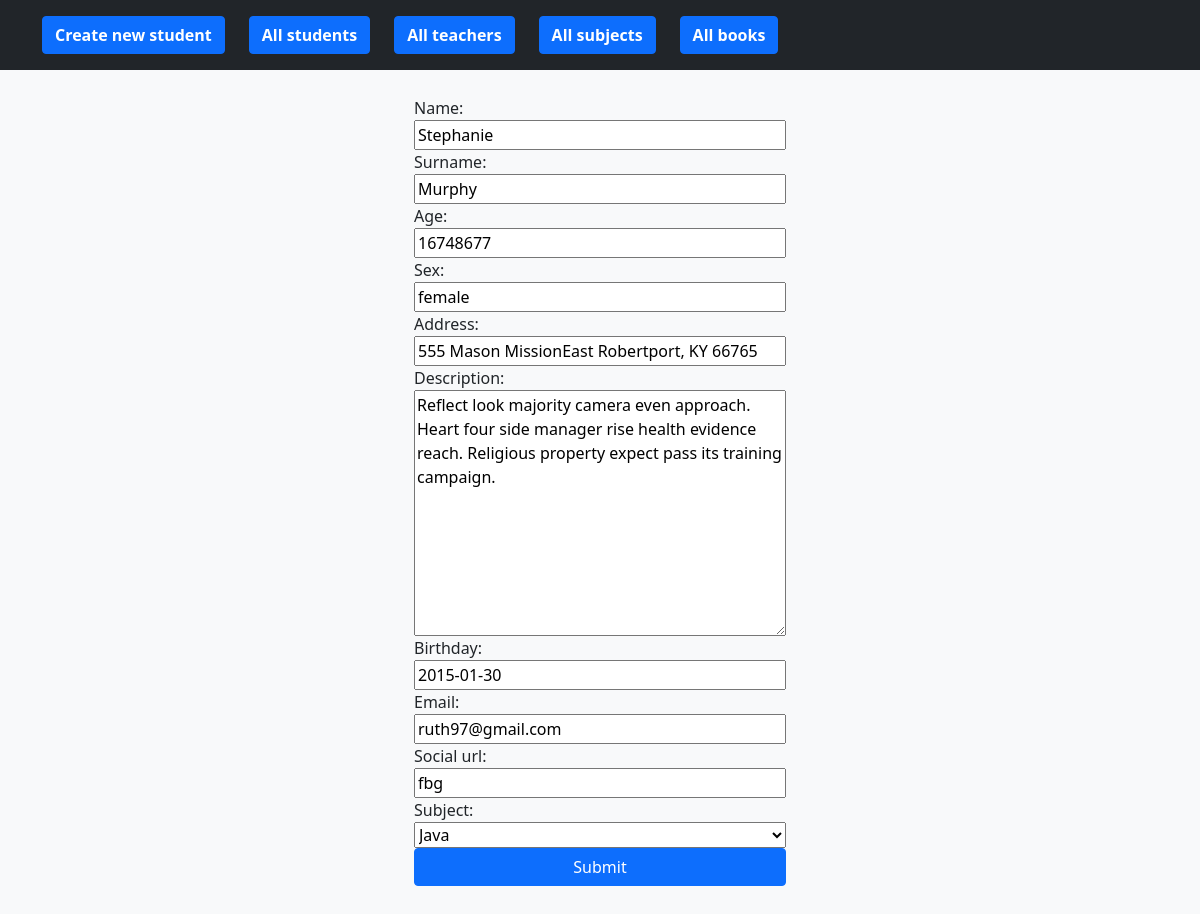
/students/update/2/, run on the app's committed database.
### app/models.py (models this page shows)
class Student(models.Model):
    id = models.AutoField(primary_key=True)
    name = models.CharField(max_length=200)
    surname = models.CharField(max_length=200)
    age = models.IntegerField()
    sex = models.CharField(max_length=200)
    address = models.CharField(max_length=200)
    description = models.TextField()
    birthday = models.CharField(max_length=200)
    email = models.CharField(max_length=200)
    social_url = models.CharField(null=True, max_length=200)
    normalized_name = models.CharField(null=True, max_length=200)
    book = models.OneToOneField('app.Book', on_delete=models.CASCADE,
                                null=True, related_name='student',
                                related_query_name='student')
    subject = models.ForeignKey(to='app.Subject', on_delete=models.SET_NULL,
                                null=True, related_name='students')

### app/views.py (the view)
# urls.py: path('students/update/<pk>/', UpdateStudentView.as_view(),
class UpdateStudentView(UpdateView):
    model = Student
    fields = [
        'name',
        'surname',
        'age',
        'sex',
        'address',
        'description',
        'birthday',
        'email',
        'social_url',
        'subject',
    ]
    template_name = 'student_form.html'
    success_url = reverse_lazy('all_students')

### app/models.py (called while the page is built)
    def __str__(self):
        return self.title

### app/templates/student_form.html (shortened to what this page needs)
{% extends 'base.html' %}
{% block body %}
<div class="album py-5 bg-light mt-5">
    <div class="container">
        <form method="POST" class="d-flex flex-column mx-auto col-md-4">
            {{ form }}
            <button type="submit" class="btn btn-primary">Submit</button>
        </form>
    </div>
</div>
{% endblock %}

### data on the page
Student: name "Stephanie", surname "Murphy", age "16748677", sex "female", address "555 Mason MissionEast Robertport, KY 66765", description "Reflect look majority camera even approach. Heart four side manager rise health evidence reach. Religious property expect pass its training campaign.", birthday "2015-01-30", email "ruth97@gmail.com", social_url "fbg", subject "Java"
